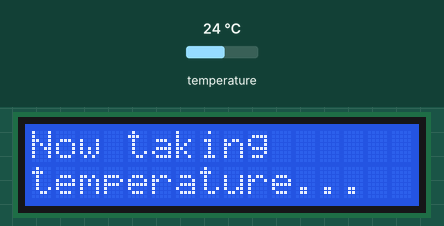
Simulated run of this sketch. Board: Arduino Uno, built with avr-gcc and run on an emulated ATmega328P. Shown: 16×2 character LCD. Inputs (shaded band) come from the test bench; at power-on: temperature 24 °C.

Above: at 2.2 s.
2.3 s: temperature set to 12 °C
At 7.0 s:
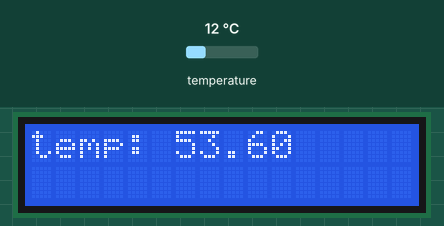
At 13.6 s:
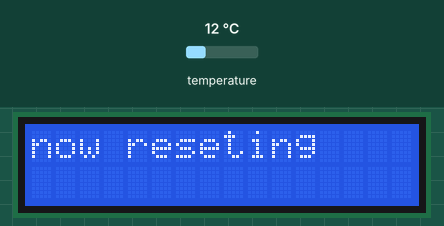
13.8 s: temperature set to 19 °C
At 18.2 s:
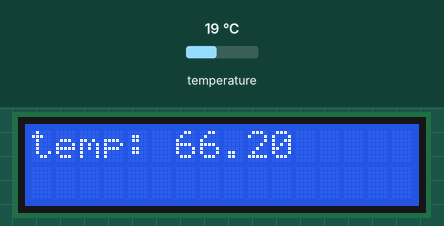
Timing chart, 0 to 19.7 s (numbered marks = the images above; inputs shaded):
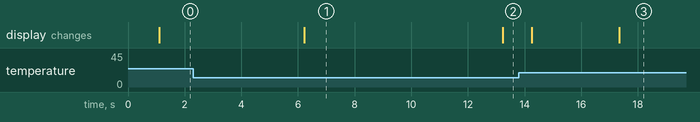

The sketch:

Q.4_Code.ino
```cpp
/* This code is meant to take temperature readings from a Adafruit temp sensor and compare them
   to determine whether the readings have stabalized enough for satisfactory uncertainty in the
   number provided to the user via an lcd crystal display. The certainty can be changed by adjusting
   the difference spec between each temp readings that the algorithm reads as being in agreeance
   and the amount of consecutive pairs of readings need to be in agreeance for the algorithm to provide
   a final reading of temperature to the user. Code written by Stephen Shaw
*/
#include <LiquidCrystal.h> //Lcd display library
#include "Adafruit_Si7021.h" //temp sensor library

// link for lcd screen setup below
// https://learn.sparkfun.com/tutorials/basic-character-lcd-hookup-guide
const int rs = 13, en = 12, d4 = 11, d5 = 10, d6 = 9, d7 = 8;
LiquidCrystal lcd(rs, en, d4, d5, d6, d7);

Adafruit_Si7021 sensor = Adafruit_Si7021(); //Defind temp sensor

int i = 0; //Counter
int k = 0; //Comparitor value
float T1, T2; //Values for comparing temperature

void setup() {
  // wait for serial port to open
  while (!Serial) {
    delay(10);
  }
  Serial.println("Si7021 test!");
  if (!sensor.begin()) {
    Serial.println("Did not find Si7021 sensor!");
    while (true)
      ;
  }

  //Setup display analog to user
  lcd.begin(16, 2);
  lcd.clear();
  lcd.setCursor(0, 0);
  lcd.print("Sensor Ready");
  delay(1000);
  lcd.clear();
  lcd.setCursor(0, 0);
  lcd.print("Place Finger");
  lcd.setCursor(0, 1);
  lcd.print("On Sensor");
}

void loop() {
  int j = i % 2; //check if counter is on odd or even, change j to determine if it is filling T1 or T2 with the next reading
  if (j == 0) //If the counter is odd, fill T1
  {
    T1 = (sensor.readTemperature() * (1.8)) + 32; //Convert to Farenheit, fill T1 with new reading
  }
  if (j == 1) //If the counter is even, fill T2
  {
    T2 = (sensor.readTemperature() * (1.8)) + 32; //Convert to Farenheit, fill T2 with new reading
  }
  /* the variable temp takes the last two readings and averages them. Once the temp is determined to be stable,
      this will be the value provided to the user. So when a value is reported, it is the average of the last
      two temp readings taken by the sensor
  */
  float temp = (T1 + T2) / 2;
  // Below prints dialog to the user, communicating the taking temperature state
  lcd.clear();
  lcd.setCursor(0, 0);
  lcd.print("Now taking");
  lcd.setCursor(0, 1);
  lcd.print("temperature...");
  if (abs(T1 - T2) < 0.02) //Compare temp readings, add one to k if difference is less than 0.02
  {
    k = k + 1;
  }
  /*
     Compare temp readings, reset k to zero if difference is greater than 0.02
     k is set to zero to ensure that k is only counted to how many consecutive reading pairs are less than 0.02
  */
  if (abs(T1 - T2) > 0.02)
  {
    k = 0;
  }
  if (k == 3)                     //This value can be adjusted depending on time you want algorithm to run versus how certain you want the temp reading to be
  {
    // Print dialog to user if value is determined stable, provides reading to user for 7 seconds before resetting
    lcd.clear();
    lcd.setCursor(0, 0);
    lcd.print("temp: ");
    lcd.print(temp);
    delay(7000);
    lcd.clear();
    lcd.setCursor(0, 0);
    lcd.print("now reseting");
    k = 0;
  }
  i = i + 1; // add one to the counter
  delay(1000); //delay 1 second between temp readings
}
```

Measured:
- what the display in image 1 shows lasts 7.0 s, from 6.2 s to 13.2 s
